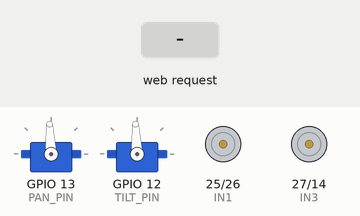
A sketch run on a simulated ESP32. Shown: 2 × servo, motor-driver pin pairs drawn as motors (green arrow = first pin HIGH = forward, orange = second pin HIGH = backward, longer = more drive, scaled by the enable pin). Inputs (shaded band) come from the test bench. WiFi joins after 1.5 s; servers stay silent unless stated; servo pulses on a pin are drawn as a servo (544–2400 µs = 0–180°); what the sketch prints to the serial monitor is not drawn.

Above: at 3.8 s.
3.9 s: HTTP request GET /panLeft received
At 5.1 s:
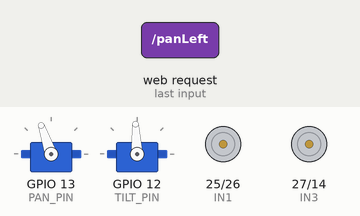
5.4 s: HTTP request GET /tiltUp received
At 6.2 s:
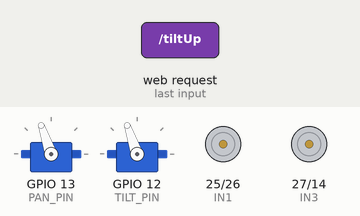
6.9 s: HTTP request GET /panRight received
At 7.4 s:
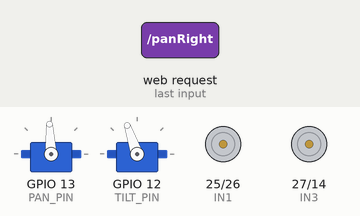
8.4 s: HTTP request GET /forward received
At 9.6 s:
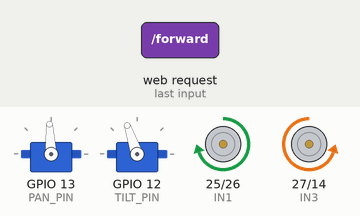
9.9 s: HTTP request GET /tiltDown received
At 10.9 s:
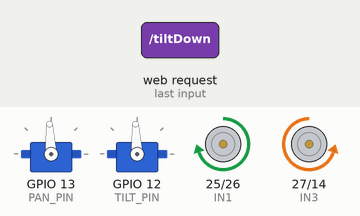
11.4 s: HTTP request GET /backward received
At 12.0 s:
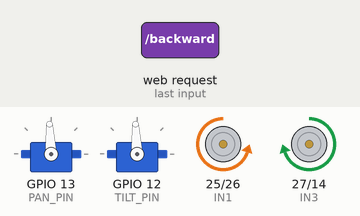
Timing chart, 0 to 13.9 s (numbered marks = the images above; inputs shaded):
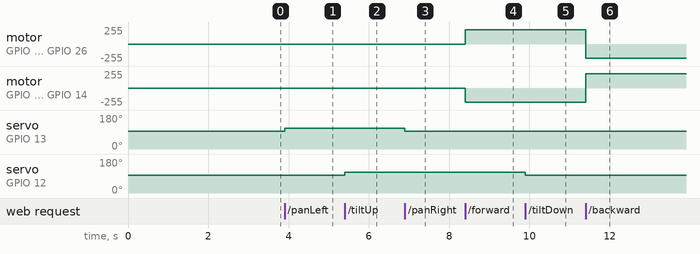

Measured:
- after the input at 3.9 s, servo on GPIO 13 (PAN_PIN): 93° → 109° at once
- after the input at 5.4 s, servo on GPIO 12 (TILT_PIN): 93° → 109° at once
- after the input at 6.9 s, servo on GPIO 13 (PAN_PIN): 109° → 93° at once
- after the input at 8.4 s, motor on GPIO 25 (IN1) / GPIO 26 (IN2): stopped → forward 214/255 at once; motor on GPIO 27 (IN3) / GPIO 14 (IN4): stopped → backward 214/255 at once
- after the input at 9.9 s, servo on GPIO 12 (TILT_PIN): 109° → 93° at once
- after the input at 11.4 s, motor on GPIO 25 (IN1) / GPIO 26 (IN2): forward 214/255 → backward 214/255 at once; motor on GPIO 27 (IN3) / GPIO 14 (IN4): backward 214/255 → forward 214/255 at once

The sketch:

32_MainMove_v3_1.ino
```cpp
// =============================================
// Hosyond ESP32 - Stable v3 for Boris
// =============================================

#include <WiFi.h>
#include <WebServer.h>

const char* ssid = "";           // ← Hotspot SSID
const char* password = "";

// Pins
#define PAN_PIN   13
#define TILT_PIN  12
#define IN1  25
#define IN2  26
#define IN3  27
#define IN4  14
#define ENA  32
#define ENB  33

int panPos = 90;
int tiltPos = 90;
int currentSpeed = 180;

WebServer server(80);

void writeServo(int pin, int angle) {
  int pulse = map(angle, 0, 180, 1638, 8192);
  ledcWrite(pin, pulse);
}

void stopMotors() {
  digitalWrite(IN1, LOW); digitalWrite(IN2, LOW);
  digitalWrite(IN3, LOW); digitalWrite(IN4, LOW);
}

void setSpeed(int spd) {
  ledcWrite(ENA, spd);
  ledcWrite(ENB, spd);
  currentSpeed = spd;
}

void forward()  { digitalWrite(IN1, HIGH); digitalWrite(IN2, LOW);  digitalWrite(IN3, LOW);  digitalWrite(IN4, HIGH); }
void backward() { digitalWrite(IN1, LOW);  digitalWrite(IN2, HIGH); digitalWrite(IN3, HIGH); digitalWrite(IN4, LOW); }
void turnLeft() { digitalWrite(IN1, LOW);  digitalWrite(IN2, HIGH); digitalWrite(IN3, LOW);  digitalWrite(IN4, HIGH); }
void turnRight(){ digitalWrite(IN1, HIGH); digitalWrite(IN2, LOW);  digitalWrite(IN3, HIGH); digitalWrite(IN4, LOW); }

void handleRoot() {
  String html = R"rawliteral(
<!DOCTYPE html><html><head><title>Rover Control</title>
<style>body{background:#111;color:#0f0;text-align:center;font-family:Arial;}</style>
</head><body>
<h1>Rover Control</h1>
<button onclick="send('panLeft')">Pan Left</button>
<button onclick="send('panRight')">Pan Right</button><br><br>
<button onclick="send('tiltUp')">Tilt Up</button>
<button onclick="send('tiltDown')">Tilt Down</button><br><br>
<button onclick="send('forward')">Forward</button><br>
<button onclick="send('left')">Left</button>
<button onclick="send('stop')" style="background:red;color:white;">STOP</button>
<button onclick="send('right')">Right</button><br>
<button onclick="send('backward')">Backward</button><br><br>
<button onclick="send('slow')">Slow</button>
<button onclick="send('medium')">Medium</button>
<button onclick="send('fast')">Fast</button>
<script>function send(cmd){fetch('/'+cmd);}</script>
</body></html>
)rawliteral";
  server.send(200, "text/html", html);
}

void setup() {
  Serial.begin(115200);
  delay(1000);
  Serial.println("\n=== Hosyond 32 Stable v3 for Boris ===");

  pinMode(IN1, OUTPUT); pinMode(IN2, OUTPUT);
  pinMode(IN3, OUTPUT); pinMode(IN4, OUTPUT);

  ledcAttach(ENA, 5000, 8);
  ledcAttach(ENB, 5000, 8);
  ledcAttach(PAN_PIN, 50, 16);
  ledcAttach(TILT_PIN, 50, 16);

  stopMotors();
  setSpeed(215);
  writeServo(PAN_PIN, panPos);
  writeServo(TILT_PIN, tiltPos);

  // ---------- WiFi connection with timeout + diagnostics ----------
  WiFi.mode(WIFI_STA);          // явно режим клиента, без AP-режима
  WiFi.disconnect(true);
  delay(100);
  WiFi.begin(ssid, password);
  Serial.print("Connecting to ");
  Serial.println(ssid);

  unsigned long startAttempt = millis();
  const unsigned long WIFI_TIMEOUT = 15000;  // 15 секунд максимум на попытку

  while (WiFi.status() != WL_CONNECTED) {
    delay(500);
    Serial.print(".");
    if (millis() - startAttempt > WIFI_TIMEOUT) {
      Serial.println("\n❌ WiFi connection FAILED");
      Serial.print("Status code: ");
      Serial.println(WiFi.status());
      // 0=IDLE 1=NO_SSID_AVAIL 3=CONNECTED 4=CONNECT_FAILED
      // 5=CONNECTION_LOST 6=DISCONNECTED
      Serial.println("Retrying in 3 sec...");
      delay(3000);
      WiFi.disconnect(true);
      delay(100);
      WiFi.begin(ssid, password);
      startAttempt = millis();
    }
  }

  Serial.println("\n✅ WiFi Connected!");
  Serial.println("IP Address : " + WiFi.localIP().toString());
  Serial.println("MAC Address: " + WiFi.macAddress());
  Serial.print("Signal RSSI: ");
  Serial.println(WiFi.RSSI());
  // ------------------------------------------------------------------

  server.on("/", handleRoot);
  server.on("/panLeft",  [](){ panPos = constrain(panPos + 15, 0, 180); writeServo(PAN_PIN, panPos); server.send(200); });
  server.on("/panRight", [](){ panPos = constrain(panPos - 15, 0, 180); writeServo(PAN_PIN, panPos); server.send(200); });
  server.on("/tiltUp",   [](){ tiltPos = constrain(tiltPos + 15, 0, 180); writeServo(TILT_PIN, tiltPos); server.send(200); });
  server.on("/tiltDown", [](){ tiltPos = constrain(tiltPos - 15, 0, 180); writeServo(TILT_PIN, tiltPos); server.send(200); });

  server.on("/forward",  [](){ forward();  server.send(200); });
  server.on("/backward", [](){ backward(); server.send(200); });
  server.on("/left",     [](){ turnLeft(); server.send(200); });
  server.on("/right",    [](){ turnRight();server.send(200); });
  server.on("/stop",     [](){ stopMotors(); server.send(200); });
  server.on("/slow",     [](){ setSpeed(170); server.send(200); });
  server.on("/medium",   [](){ setSpeed(215); server.send(200); });
  server.on("/fast",     [](){ setSpeed(255); server.send(200); });

  server.begin();
  Serial.println("Web Server Ready!");
}

void loop() {
  server.handleClient();
}
```
